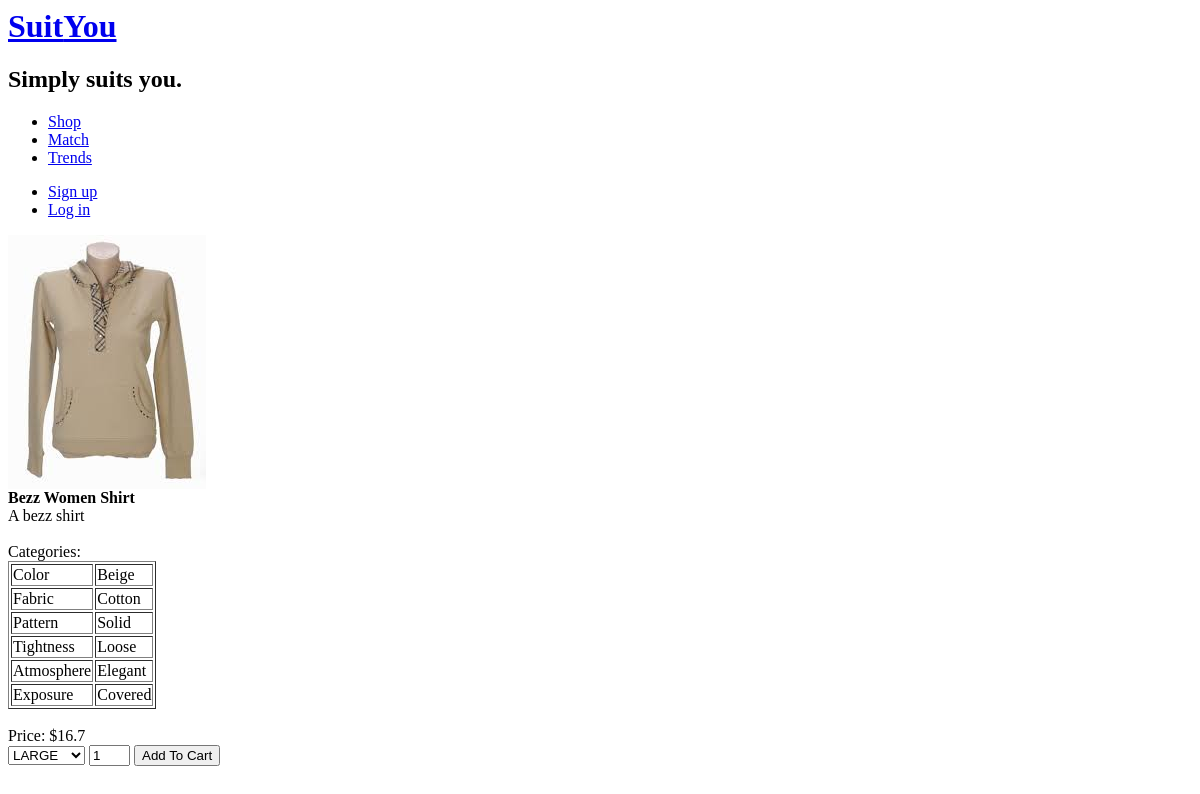
The app's page /show_item.php?itemId=3 with its own data.
### tables this page shows
CREATE TABLE IF NOT EXISTS `items` (
  `item_id` int(10) unsigned NOT NULL AUTO_INCREMENT,
  `name` varchar(255) NOT NULL,
  `gender` enum('MALE','FEMALE') NOT NULL DEFAULT 'MALE',
  `type` enum('TOP','BOTTOM') NOT NULL DEFAULT 'TOP',
  `description` text,
  `price` double NOT NULL,
  `designer_id` int(11) unsigned NOT NULL,
  `creation_time` timestamp NOT NULL DEFAULT CURRENT_TIMESTAMP,
  `picture` varchar(500) DEFAULT NULL,
  PRIMARY KEY (`item_id`),
  UNIQUE KEY `id` (`item_id`),
  FULLTEXT KEY `name` (`name`)
);

CREATE TABLE IF NOT EXISTS `attributes` (
  `attribute_id` int(11) NOT NULL AUTO_INCREMENT,
  `category_id` int(11) NOT NULL,
  `name` varchar(255) NOT NULL,
  PRIMARY KEY (`attribute_id`)
);

CREATE TABLE IF NOT EXISTS `categories` (
  `category_id` int(11) NOT NULL AUTO_INCREMENT,
  `name` varchar(255) NOT NULL,
  `weight` double NOT NULL,
  PRIMARY KEY (`category_id`)
);

### item.php (called while the page is built, shortened)
<?php
class Item {
	public $itemId;
	public static function getItemByID($itemId) {
		$itemQuery = mysql_query("SELECT * FROM items WHERE item_id = ".$itemId);
		$num_rows = mysql_num_rows($itemQuery);
		if($num_rows == 1) {
			$itemRow = mysql_fetch_array($itemQuery);
			$item = new Item();
			$item->itemId = $itemId;
			$item->name = $itemRow['name'];
			$item->gender = $itemRow['gender'];
			$item->type = $itemRow['type'];
			$item->description = $itemRow['description'];
			$item->price = $itemRow['price'];
			$item->designerId = $itemRow['designer_id'];
			$item->creationTime = $itemRow['creation_time'];
			$item->picture = $itemRow['picture'];
			return $item;
		}
		else {
			return null;
		}
	}
	public function getItemAttributes() {
		$itemAttributesQuery = mysql_query("SELECT categories.category_id, categories.name ,attributes.attribute_id, attributes.name
									   FROM item_attributes
									   INNER JOIN attributes, categories
									   WHERE item_attributes.item_id = ". $this->itemId . " AND item_attributes.attribute_id = attributes.attribute_id AND attributes.category_id = categories.category_id") or die(mysql_error());
		$result = array();
	   	while($row = mysql_fetch_array($itemAttributesQuery)) {
			$categoryId = $row[0];
			$categoryName = $row[1];
	   		$attributeId = $row[2];
	   		$attributeName = $row[3];
			$result[$categoryId] = array("cat_name" => $categoryName, "att_id" => $attributeId, "att_name" => $attributeName);
	   	}
		return $result;
	}
	public function getItemStock() {
		$itemStockQuery = mysql_query("SELECT * FROM items_stock WHERE item_id = ". $this->itemId);
		$result = array();
		while($stockRow = mysql_fetch_array($itemStockQuery)) {
			$stockId = $stockRow['item_stock_id'];
			$result[$stockId] = array('size' => $stockRow['size'], 'quantity' => $stockRow['quantity']);
		}
		return $result;
	}
}
?>

### show_item.php (the view, shortened to what this page needs)
<?php
include("header.php");
include('Item.php');
$itemId = $_GET["itemId"];
$item = Item::getItemByID($itemId);
?>
    <div id="site_content">
        <div id="content">
			<div class="item">
				<form name="addToCartForm" method="post" action="cart.php?action=add">
				<div><img src="<?php echo "images/items/". $item->picture; ?>"></div>
				<div><strong><?php echo $item->name; ?></strong></div>
				<div><?php echo $item->description; ?></div>
				<br/>
				<div class="attributes">
					Categories:
					<table border="1px">
				<?php
					$catArray = $item->getItemAttributes();
					foreach ($catArray as $category=>$categoryAttribute) {
						echo "<tr>";
				   		echo "<td>".$categoryAttribute["cat_name"]."</td> <td>". $categoryAttribute["att_name"] ."</td>";
						echo "</tr>";
				   	}
				?>
					</table>
				</div>
				<br/>
				<div class="product-price">Price: <?php echo "$".$item->price; ?></div>
				<div>
					 <select name='size'>
<?php
						$stockArray = $item->getItemStock();
						foreach ($stockArray as $stockId=>$stockData) {
							if ($stockData["quantity"] > 0) {
?>
								<option value="<?php echo $size; ?>"><?php echo $stockData["size"]; ?></option>
<?php
							} else {
?>
								<option value="<?php echo $size; ?>"><?php echo $stockData["size"]." - Out of stock"; ?></option>
<?php
							}
						}
?>
					</select>
					<input type="text" name="quantity" value="1" size="2" />
					<input type="submit" value="Add To Cart" class="btnAddCart" />
				</div>
				</form>
			</div>
        </div>
    </div>
  </body>
</html>

### header.php (shortened to what this page needs)
<html>
<head>
  <link rel="stylesheet" type="text/css" href="style/style.css" />
</head>
<body>
<div id="main">
    <div id="header">
     <div id="logo">
        <div id="logo_text">
          <h1><a href="index.php">Suit<span class="logo_colour">You</span></a></h1>
          <h2>Simply suits you.</h2>
        </div>
      </div>
      <div id="menubar">
        <ul id="leftmenu">
          	<li><a href="shop.php">Shop</a></li>
          	<li><a href="matching.php">Match</a></li>
          	<li><a href="trends.php">Trends</a></li>
        </ul>
<?php
if(isset($_SESSION['user_id'],$_SESSION['email']))
{
?>
		<p>Hello <?php echo $_SESSION['email']?></p>
		<ul id="changeMenu">
			<li><a href="cart.php">Shopping Cart</a></li>
          	<li><a href="profile.php">Profile</a></li>
          	<li><a href="connexion.php">Logout</a></li>
        </ul>
<?php
}
else
{
?>
		<ul id="changeMenu">
			<li><a href="sign_up.php">Sign up</a></li>
			<li><a href="connexion.php">Log in</a></li>
		</ul>
<?php
}
?>
      </div>
    </div>
</div>

### records on screen
items: picture (picture), name "Bezz Women Shirt", description "A bezz shirt", price "16.7"
attributes: category.name "Color", name "Beige"
attributes: category.name "Fabric", name "Cotton"
attributes: category.name "Pattern", name "Solid"
attributes: category.name "Tightness", name "Loose"
attributes: category.name "Atmosphere", name "Elegant"
attributes: category.name "Exposure", name "Covered"

### other values on screen
form field size "LARGE"
